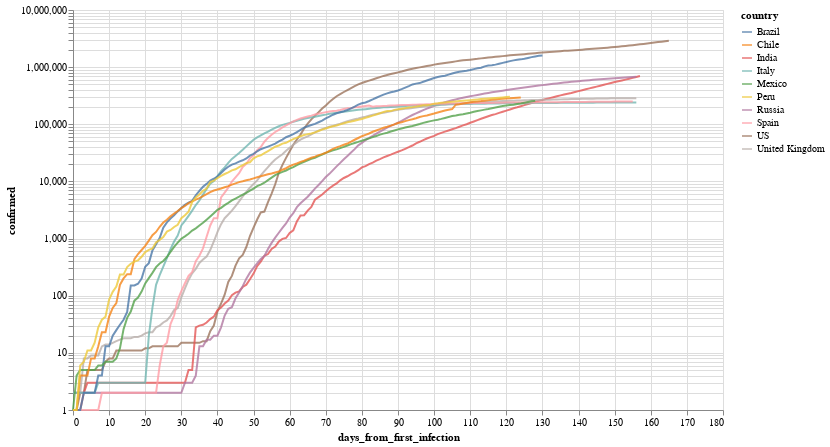

Source (notebook cell):
### Markdown cell above
Por ejemplo, evolución (interactiva!) de los paises con mas infectados

### Code cell
total_confirmed_by_country = global_df.groupby('country').confirmed.max().sort_values(ascending=False)
selected_countries = total_confirmed_by_country[total_confirmed_by_country > 1000].index

plot_df = global_df[
    (global_df.confirmed > 0) & 
    (global_df.country.isin(selected_countries[:10]))
].sort_values('date')

selection = alt.selection_multi(
    fields=['country'], 
    bind='legend', 
    init=[{'country': c} for c in selected_countries[:10]]
)


(
    alt.Chart(plot_df)
       .mark_line()
       .encode(
           x='days_from_first_infection', 
           y=alt.Y('confirmed', scale=alt.Scale(type='log')), 
           color='country',
           opacity=alt.condition(selection, alt.value(.8), alt.value(.05))
       ).add_selection(selection)
        .properties(width=650, height=400)
       
)

### Figure 1 — Vega-Lite specification as saved in the notebook (floating-point values rounded to 4 significant figures; data arrays with more than 128 entries replaced by an {"elided": "..."} marker saying what was removed)
{"config": {"view": {"continuousWidth": 400, "continuousHeight": 300}}, "data": {"name": "data-d36f27c11d19423887a6bb0979fc5d33"}, "mark": "line", "encoding": {"color": {"type": "nominal", "field": "country"}, "opacity": {"condition": {"value": 0.8, "selection": "selector001"}, "value": 0.05}, "x": {"type": "quantitative", "field": "days_from_first_infection"}, "y": {"type": "quantitative", "field": "confirmed", "scale": {"type": "log"}}}, "height": 400, "selection": {"selector001": {"type": "multi", "fields": ["country"], "bind": "legend", "init": [{"country": "US"}, {"country": "Brazil"}, {"country": "India"}, {"country": "Russia"}, {"country": "Peru"}, {"country": "Chile"}, {"country": "United Kingdom"}, {"country": "Mexico"}, {"country": "Spain"}, {"country": "Italy"}]}}, "width": 650, "$schema": "https://vega.github.io/schema/vega-lite/v4.8.1.json", "datasets": {"data-d36f27c11d19423887a6bb0979fc5d33": {"elided": "1458 records"}}}
